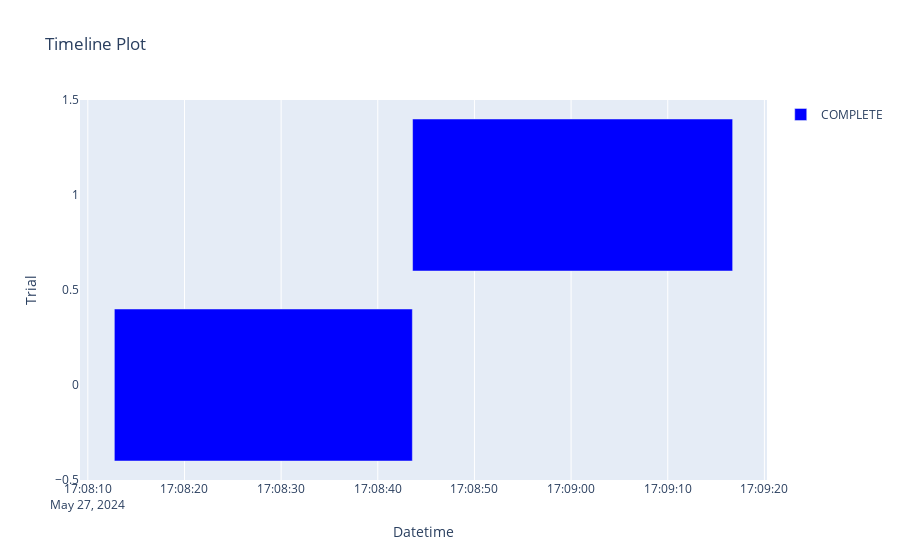

Notebook source saved alongside this figure:
### Code cell
ov.plot_timeline(study)

### Figure 1 — Plotly figure (JSON) as saved in the notebook; plotly's stock layout.template omitted (floating-point values rounded to 4 significant figures)
{"data": [{"base": ["2024-05-27T17:08:12.743770", "2024-05-27T17:08:43.599101"], "hovertemplate": "%{text}<extra>COMPLETE</extra>", "marker": {"color": "blue"}, "name": "COMPLETE", "orientation": "h", "text": ["{<br>  \"number\": 0,<br>  \"values\": [<br>    2611442990301.917<br>  ],<br>  \"params\": {<br>    \"num_bag_folds\": 3,<br>    \"num_bag_sets\": 5,<br>    \"num_stack_levels\": 4,<br>    \"calibrate_decision_threshold\": false<br>  }<br>}", "{<br>  \"number\": 1,<br>  \"values\": [<br>    1955257432825.355<br>  ],<br>  \"params\": {<br>    \"num_bag_folds\": 4,<br>    \"num_bag_sets\": 1,<br>    \"num_stack_levels\": 1,<br>    \"calibrate_decision_threshold\": false<br>  }<br>}"], "textposition": "none", "type": "bar", "x": [30830.0, 33120.0], "y": [0, 1]}], "layout": {"autosize": true, "showlegend": true, "title": {"text": "Timeline Plot"}, "xaxis": {"autorange": true, "range": ["2024-05-27 17:08:09.1898", "2024-05-27 17:09:20.2691"], "title": {"text": "Datetime"}, "type": "date"}, "yaxis": {"autorange": true, "range": [-0.5, 1.5], "title": {"text": "Trial"}, "type": "linear"}}}
